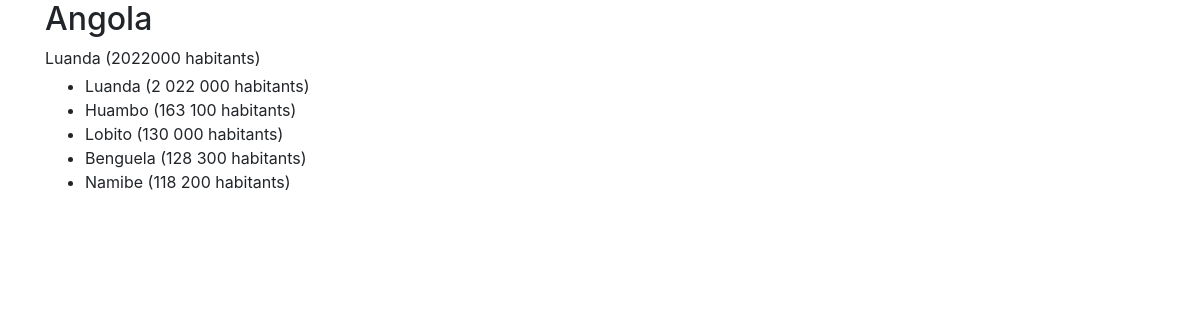
The page /pays-detail.php?Code=AGO on the database its author committed.
### tables this page shows
CREATE TABLE `country` (
  `Code` char(3) NOT NULL DEFAULT '',
  `Name` char(52) NOT NULL DEFAULT '',
  `Capital` int DEFAULT NULL,
  `Code2` char(2) NOT NULL DEFAULT '',
  PRIMARY KEY (`Code`)
);

CREATE TABLE `city` (
  `ID` int NOT NULL AUTO_INCREMENT,
  `Name` char(35) NOT NULL DEFAULT '',
  `CountryCode` char(3) NOT NULL DEFAULT '',
  `District` char(20) NOT NULL DEFAULT '',
  `Info` json DEFAULT NULL,
  PRIMARY KEY (`ID`)
);

### pays-detail.php (the view, shortened to what this page needs)
<?php
require_once("bdd.php");
$code_pays = $_GET['Code'];
$sql = 'SELECT Code, country.Name, city.Name as Capital, city.Info FROM country INNER JOIN city ON country.Capital = city.ID WHERE Code=?';
$reponse = $bdd->prepare($sql);
$reponse->bindParam(1, $code_pays);
$reponse->execute();
?>
<!doctype html>
<html lang="fr">
<head>
    <link rel="stylesheet" href="https://stackpath.bootstrapcdn.com/bootstrap/4.4.1/css/bootstrap.min.css">
</head>
<body>
<div class="container">
    <?php
    if ($donnees = $reponse->fetch()) {
    ?>
    <h2><?php echo $donnees['Name']; ?></h2>
    <p class="mb-1"><?php echo $donnees['Capital']; ?> (<?php
        $info = $donnees['Info'];
        $info_objet = json_decode($info);
        $population = $info_objet->Population;
        echo $population;
        ?> habitants)</p>
    <ul>
        <?php
        $sql_villes = 'SELECT * FROM city WHERE CountryCode=?';
        $requete_villes = $bdd->prepare($sql_villes);
        $requete_villes->bindParam(1, $code_pays);
        $requete_villes->execute();
        ?>
        <?php
        while ($ville = $requete_villes->fetch()) {
            echo "<li>";
            echo $ville['Name'];
            $info_objet = json_decode($ville['Info']);
            $population = number_format($info_objet->Population, 0, ',', ' ');
            echo " ($population habitants)";
            echo "</li>";
        }
        }
        ?>
    </ul>
</div>
</body>
</html>

### rows shown on the page
country: Name "Angola", city.Name "Luanda"
city: Name "Luanda", population "2 022 000"
city: Name "Huambo", population "163 100"
city: Name "Lobito", population "130 000"
city: Name "Benguela", population "128 300"
city: Name "Namibe", population "118 200"

### other values the page prints
$population "2022000"
